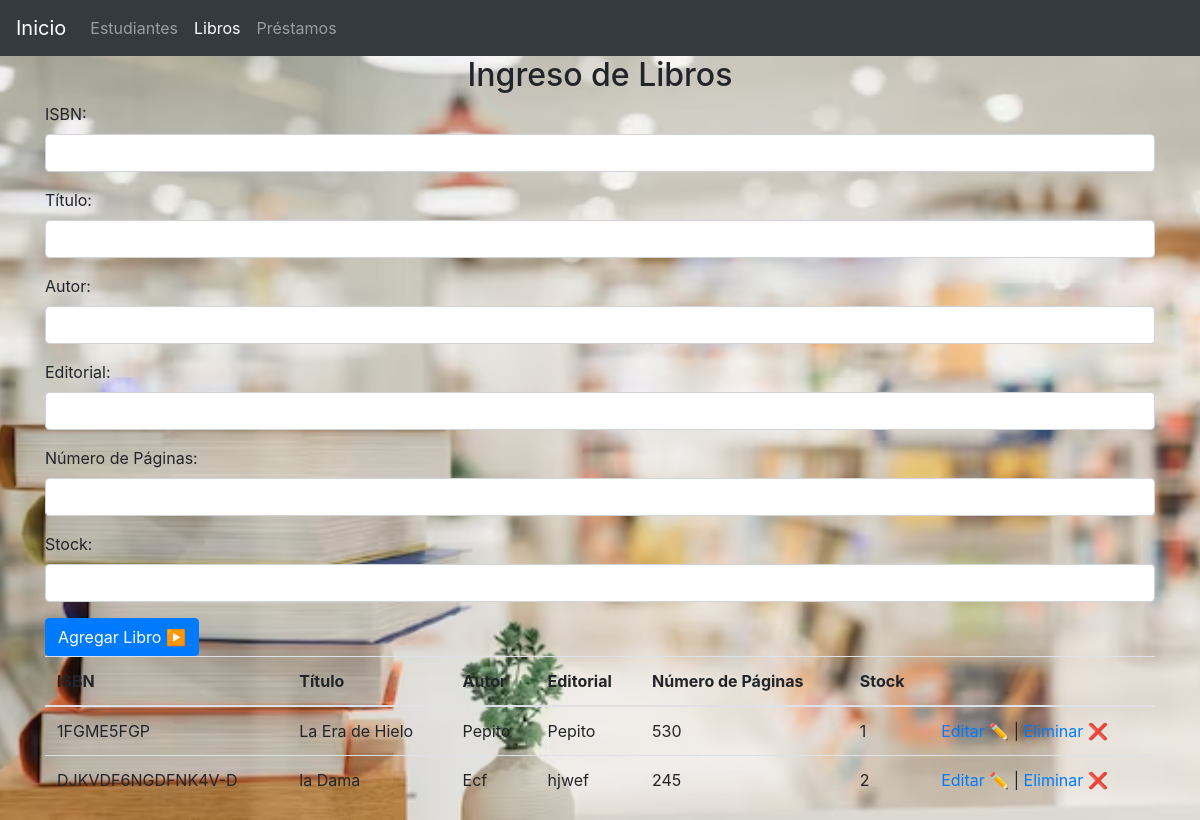
The app's page /CRUD/libros.php with its own data.
### tables this page shows
CREATE TABLE `libro` (
  `ISBN` varchar(50) NOT NULL,
  `Titulo` varchar(100) DEFAULT NULL,
  `Autor` varchar(100) DEFAULT NULL,
  `Editorial` varchar(100) DEFAULT NULL,
  `Nropaginas` int(11) DEFAULT NULL,
  `Stock` int(11) DEFAULT NULL
);

### CRUD/libros.php (the view, shortened to what this page needs)
<?php
include 'conexion.php';
$sql = "SELECT ISBN, Titulo, Autor, Editorial, Nropaginas, Stock FROM libro";
$result = mysqli_query($conexion, $sql);
$libros = array();
if (mysqli_num_rows($result) > 0) {
    while ($row = mysqli_fetch_assoc($result)) {
        $libros[$row["ISBN"]] = $row;
    }
}
?>
<!DOCTYPE html>
<html lang="en">
<head>
    <link rel="stylesheet" href="https://stackpath.bootstrapcdn.com/bootstrap/4.5.2/css/bootstrap.min.css">
</head>
<body>
    <nav class="navbar navbar-expand-lg navbar-dark bg-dark">
        <a class="navbar-brand" href="index.php">Inicio</a>
        <div class="collapse navbar-collapse" id="navbarNav">
            <ul class="navbar-nav">
                 <li class="nav-item">
                    <a class="nav-link" href="estudiantes.php">Estudiantes</a>
                </li>
                <li class="nav-item active">
                    <a class="nav-link" href="libros.php">Libros</a>
                </li>
                <li class="nav-item">
                    <a class="nav-link" href="prestamos.php">Préstamos</a>
                </li>
            </ul>
        </div>
    </nav>
    <div class="container">
        <h2><center>Ingreso de Libros</center></h2>
        <form method="post" action="<?php echo $_SERVER["PHP_SELF"]; ?>">
            <div class="form-group">
                <label for="isbn">ISBN:</label>
                <input type="text" class="form-control" id="isbn" name="isbn" required>
            </div>
            <div class="form-group">
                <label for="titulo">Título:</label>
                <input type="text" class="form-control" id="titulo" name="titulo" required>
            </div>
            <div class="form-group">
                <label for="autor">Autor:</label>
                <input type="text" class="form-control" id="autor" name="autor" required>
            </div>
            <div class="form-group">
                <label for="editorial">Editorial:</label>
                <input type="text" class="form-control" id="editorial" name="editorial" required>
            </div>
            <div class="form-group">
                <label for="nroPaginas">Número de Páginas:</label>
                <input type="number" class="form-control" id="nroPaginas" name="nroPaginas" required>
            </div>
            <div class="form-group">
                <label for="stock">Stock:</label>
                <input type="number" class="form-control" id="stock" name="stock" required>
            </div>
            <button type="submit" class="btn btn-primary" name="submitLibro">Agregar Libro ▶️</button>
        </form>
        <table class="table">
            <thead>
                <tr>
                    <th>ISBN</th>
                    <th>Título</th>
                    <th>Autor</th>
                    <th>Editorial</th>
                    <th>Número de Páginas</th>
                    <th>Stock</th>
                    <th></th>
                </tr>
            </thead>
            <tbody>
                <?php
                foreach ($libros as $isbn => $libro) {
                    echo "<tr>";
                    echo "<td>".$libro["ISBN"]."</td>";
                    echo "<td>".$libro["Titulo"]."</td>";
                    echo "<td>".$libro["Autor"]."</td>";
                    echo "<td>".$libro["Editorial"]."</td>";
                    echo "<td>".$libro["Nropaginas"]."</td>";
                    echo "<td>".$libro["Stock"]."</td>";
                    echo "<td>";
                    echo "<a href='editar_libro.php?isbn=".$libro["ISBN"]."'>Editar ✏️</a> | ";
                    echo "<a href='libros.php?delete=".$libro["ISBN"]."' onclick='return confirm(\"¿Estás seguro de eliminar este libro?\")'>Eliminar ❌</a>";
                    echo "</td>";
                    echo "</tr>";
                }
                ?>
            </tbody>
        </table>
    </div>
</body>
</html>

### CRUD/libros.php (style rules this page uses)
body { background-image: url("biblioteca.png"); background-position: center; background-repeat: no-repeat; background-size: cover; background-attachment: fixed; }

### records on screen
libro: ISBN "1FGME5FGP", Titulo "La Era de Hielo", Autor "Pepito", Editorial "Pepito", Nropaginas "530", Stock "1"
libro: ISBN "DJKVDF6NGDFNK4V-D", Titulo "la Dama", Autor "Ecf", Editorial "hjwef", Nropaginas "245", Stock "2"
